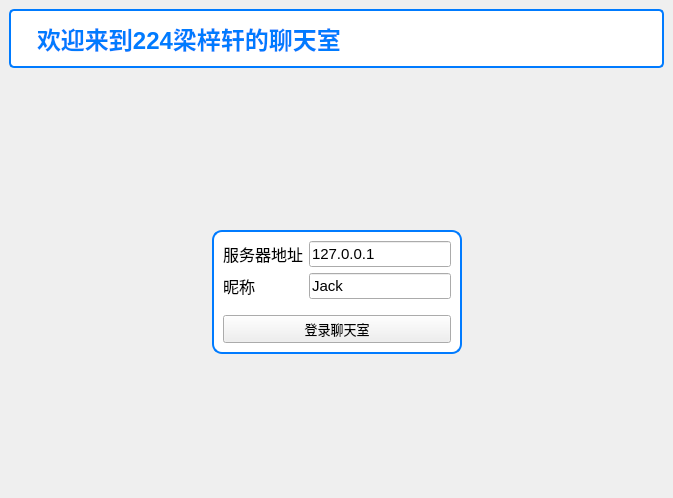
<?xml version="1.0" encoding="UTF-8"?>
<ui version="4.0">
 <class>MainWindow</class>
 <widget class="QMainWindow" name="MainWindow">
  <property name="geometry">
   <rect>
    <x>0</x>
    <y>0</y>
    <width>673</width>
    <height>498</height>
   </rect>
  </property>
  <property name="windowTitle">
   <string>聊天室客户端</string>
  </property>
  <property name="styleSheet">
   <string notr="true">#titleLabel {
    font-family: 'Arial', sans-serif;   /* 字体 */
    font-size: 24px;                    /* 字体大小 */
    font-weight: bold;                  /* 字体加粗 */
    background-color: #ffffff;         /* 背景颜色，白色 */
    border: 2px solid #007BFF;         /* 边框颜色，蓝色 */
	color:#007BFF;
    padding: 10px 20px;                 /* 内边距 */

    border-radius: 5px;                 /* 边框圆角 */
    text-align: center;                 /* 文字居中 */
    margin-bottom: 20px;                /* 底部外边距 */
}

#loginFrame {
    font-family: 'Arial', sans-serif;   /* 字体 */
    background-color: #ffffff;         /* 背景颜色，白色 */
    border: 2px solid #007BFF;         /* 边框颜色，蓝色 */
    border-radius: 10px;               /* 边框圆角 */
}

#mainFrame{
	border:none;
	background-color:white;
}</string>
  </property>
  <widget class="QWidget" name="centralwidget">
   <layout class="QVBoxLayout" name="verticalLayout">
    <item>
     <widget class="QLabel" name="titleLabel">
      <property name="text">
       <string>欢迎来到224梁梓轩的聊天室</string>
      </property>
     </widget>
    </item>
    <item>
     <widget class="QStackedWidget" name="stackedWidget">
      <property name="currentIndex">
       <number>1</number>
      </property>
      <widget class="QWidget" name="ChatPage">
       <layout class="QVBoxLayout" name="verticalLayout_3">
        <item>
         <layout class="QHBoxLayout" name="horizontalLayout">
          <item>
           <widget class="QTextEdit" name="roomTextEdit">
            <property name="minimumSize">
             <size>
              <width>0</width>
              <height>0</height>
             </size>
            </property>
           </widget>
          </item>
          <item>
           <widget class="QListWidget" name="userListWidget">
            <property name="minimumSize">
             <size>
              <width>20</width>
              <height>0</height>
             </size>
            </property>
            <property name="maximumSize">
             <size>
              <width>120</width>
              <height>16777215</height>
             </size>
            </property>
           </widget>
          </item>
         </layout>
        </item>
        <item>
         <layout class="QHBoxLayout" name="horizontalLayout_2">
          <item>
           <widget class="QLineEdit" name="saylineEdit"/>
          </item>
          <item>
           <widget class="QPushButton" name="sayButton">
            <property name="text">
             <string>发送</string>
            </property>
           </widget>
          </item>
          <item>
           <widget class="QPushButton" name="logoutButton">
            <property name="text">
             <string>退出</string>
            </property>
           </widget>
          </item>
         </layout>
        </item>
       </layout>
      </widget>
      <widget class="QWidget" name="LoginPage">
       <layout class="QGridLayout" name="gridLayout_2">
        <item row="0" column="1">
         <spacer name="verticalSpacer_2">
          <property name="orientation">
           <enum>Qt::Orientation::Vertical</enum>
          </property>
          <property name="sizeHint" stdset="0">
           <size>
            <width>20</width>
            <height>120</height>
           </size>
          </property>
         </spacer>
        </item>
        <item row="1" column="0">
         <spacer name="horizontalSpacer">
          <property name="orientation">
           <enum>Qt::Orientation::Horizontal</enum>
          </property>
          <property name="sizeHint" stdset="0">
           <size>
            <width>180</width>
            <height>20</height>
           </size>
          </property>
         </spacer>
        </item>
        <item row="1" column="1">
         <widget class="QFrame" name="loginFrame">
          <property name="frameShape">
           <enum>QFrame::Shape::StyledPanel</enum>
          </property>
          <property name="frameShadow">
           <enum>QFrame::Shadow::Raised</enum>
          </property>
          <layout class="QVBoxLayout" name="verticalLayout_2">
           <item>
            <layout class="QGridLayout" name="gridLayout">
             <item row="0" column="0">
              <widget class="QLabel" name="label_2">
               <property name="font">
                <font>
                 <family>黑体</family>
                 <pointsize>12</pointsize>
                </font>
               </property>
               <property name="text">
                <string>服务器地址</string>
               </property>
              </widget>
             </item>
             <item row="0" column="1">
              <widget class="QLineEdit" name="serverEdit">
               <property name="font">
                <font>
                 <pointsize>11</pointsize>
                </font>
               </property>
               <property name="text">
                <string>127.0.0.1</string>
               </property>
              </widget>
             </item>
             <item row="1" column="0">
              <widget class="QLabel" name="label_3">
               <property name="font">
                <font>
                 <family>黑体</family>
                 <pointsize>12</pointsize>
                </font>
               </property>
               <property name="text">
                <string>昵称</string>
               </property>
              </widget>
             </item>
             <item row="1" column="1">
              <widget class="QLineEdit" name="userNameEdit">
               <property name="font">
                <font>
                 <pointsize>11</pointsize>
                </font>
               </property>
               <property name="text">
                <string>Jack</string>
               </property>
              </widget>
             </item>
            </layout>
           </item>
           <item>
            <spacer name="verticalSpacer">
             <property name="orientation">
              <enum>Qt::Orientation::Vertical</enum>
             </property>
             <property name="sizeType">
              <enum>QSizePolicy::Policy::Fixed</enum>
             </property>
             <property name="sizeHint" stdset="0">
              <size>
               <width>20</width>
               <height>10</height>
              </size>
             </property>
            </spacer>
           </item>
           <item>
            <widget class="QPushButton" name="loginBtn">
             <property name="font">
              <font>
               <family>黑体</family>
               <pointsize>10</pointsize>
              </font>
             </property>
             <property name="text">
              <string>登录聊天室</string>
             </property>
            </widget>
           </item>
          </layout>
         </widget>
        </item>
        <item row="1" column="2">
         <spacer name="horizontalSpacer_2">
          <property name="orientation">
           <enum>Qt::Orientation::Horizontal</enum>
          </property>
          <property name="sizeHint" stdset="0">
           <size>
            <width>180</width>
            <height>20</height>
           </size>
          </property>
         </spacer>
        </item>
        <item row="2" column="1">
         <spacer name="verticalSpacer_3">
          <property name="orientation">
           <enum>Qt::Orientation::Vertical</enum>
          </property>
          <property name="sizeHint" stdset="0">
           <size>
            <width>20</width>
            <height>119</height>
           </size>
          </property>
         </spacer>
        </item>
       </layout>
      </widget>
     </widget>
    </item>
   </layout>
  </widget>
 </widget>
 <resources/>
 <connections/>
</ui>
